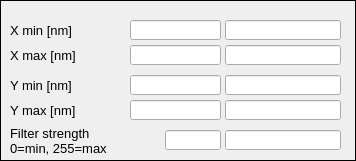
   <widget class="caFrame" name="caframe_3">
    <property name="geometry">
     <rect>
      <x>5</x>
      <y>180</y>
      <width>356</width>
      <height>161</height>
     </rect>
    </property>
    <property name="frameShape">
     <enum>QFrame::Box</enum>
    </property>
    <property name="frameShadow">
     <enum>QFrame::Plain</enum>
    </property>
    <property name="lineWidth">
     <number>1</number>
    </property>
    <property name="midLineWidth">
     <number>1</number>
    </property>
    <property name="background">
     <color>
      <red>0</red>
      <green>0</green>
      <blue>0</blue>
     </color>
    </property>
    <property name="backgroundMode">
     <enum>caFrame::Outline</enum>
    </property>
    <property name="styleSheet" stdset="0">
     <string notr="true"/>
    </property>
    <widget class="QLabel" name="label_4">
     <property name="geometry">
      <rect>
       <x>10</x>
       <y>20</y>
       <width>81</width>
       <height>21</height>
      </rect>
     </property>
     <property name="font">
      <font>
       <pointsize>10</pointsize>
      </font>
     </property>
     <property name="text">
      <string>X min [nm]</string>
     </property>
    </widget>
    <widget class="QLabel" name="label_5">
     <property name="geometry">
      <rect>
       <x>10</x>
       <y>45</y>
       <width>81</width>
       <height>21</height>
      </rect>
     </property>
     <property name="font">
      <font>
       <pointsize>10</pointsize>
      </font>
     </property>
     <property name="text">
      <string>X max [nm]</string>
     </property>
    </widget>
    <widget class="QLabel" name="label_6">
     <property name="geometry">
      <rect>
       <x>10</x>
       <y>75</y>
       <width>81</width>
       <height>21</height>
      </rect>
     </property>
     <property name="font">
      <font>
       <pointsize>10</pointsize>
      </font>
     </property>
     <property name="text">
      <string>Y min [nm]</string>
     </property>
    </widget>
    <widget class="QLabel" name="label_7">
     <property name="geometry">
      <rect>
       <x>10</x>
       <y>100</y>
       <width>81</width>
       <height>21</height>
      </rect>
     </property>
     <property name="font">
      <font>
       <pointsize>10</pointsize>
      </font>
     </property>
     <property name="text">
      <string>Y max [nm]</string>
     </property>
    </widget>
    <widget class="QLabel" name="label_11">
     <property name="geometry">
      <rect>
       <x>10</x>
       <y>125</y>
       <width>131</width>
       <height>31</height>
      </rect>
     </property>
     <property name="font">
      <font>
       <pointsize>10</pointsize>
      </font>
     </property>
     <property name="text">
      <string>Filter strength
0=min, 255=max</string>
     </property>
    </widget>
    <widget class="caLineEdit" name="calineedit_15">
     <property name="geometry">
      <rect>
       <x>225</x>
       <y>20</y>
       <width>116</width>
       <height>20</height>
      </rect>
     </property>
     <property name="font">
      <font>
       <family>Sans Serif</family>
       <pointsize>10</pointsize>
      </font>
     </property>
     <property name="alignment">
      <set>Qt::AlignCenter</set>
     </property>
     <property name="readOnly">
      <bool>true</bool>
     </property>
     <property name="channel" stdset="0">
      <string notr="true">$(BPM):ilk:limits:min_x_mon</string>
     </property>
     <property name="foreground">
      <color>
       <red>0</red>
       <green>0</green>
       <blue>0</blue>
      </color>
     </property>
     <property name="background">
      <color>
       <red>255</red>
       <green>255</green>
       <blue>255</blue>
      </color>
     </property>
     <property name="colorMode">
      <enum>caLineEdit::Static</enum>
     </property>
     <property name="frameLineWidth" stdset="0">
      <number>1</number>
     </property>
     <property name="fontScaleMode" stdset="0">
      <enum>caLineEdit::WidthAndHeight</enum>
     </property>
     <property name="unitsEnabled">
      <bool>true</bool>
     </property>
    </widget>
    <widget class="caTextEntry" name="bpmid">
     <property name="geometry">
      <rect>
       <x>130</x>
       <y>20</y>
       <width>91</width>
       <height>20</height>
      </rect>
     </property>
     <property name="font">
      <font>
       <family>FreeSans</family>
       <pointsize>10</pointsize>
      </font>
     </property>
     <property name="echoMode">
      <enum>QLineEdit::Normal</enum>
     </property>
     <property name="cursorPosition">
      <number>0</number>
     </property>
     <property name="alignment">
      <set>Qt::AlignRight|Qt::AlignTrailing|Qt::AlignVCenter</set>
     </property>
     <property name="channel" stdset="0">
      <string notr="true">$(BPM):ilk:limits:min_x_sp</string>
     </property>
     <property name="foreground">
      <color>
       <red>170</red>
       <green>0</green>
       <blue>0</blue>
      </color>
     </property>
     <property name="background">
      <color>
       <red>255</red>
       <green>255</green>
       <blue>127</blue>
      </color>
     </property>
     <property name="colorMode">
      <enum>caLineEdit::Static</enum>
     </property>
     <property name="fontScaleMode" stdset="0">
      <enum>caLineEdit::WidthAndHeight</enum>
     </property>
     <property name="styleSheet" stdset="0">
      <string notr="true">caTextEntry,caLineEdit {background-color: rgba(255, 255, 127, 255); color: rgba(170, 0, 0, 255); border-radius: 1px;} caLineEdit {border: 0px; border-style:outset; padding: 0px 0px 0px 2px; border-color: rgba(0, 0, 0, 255) rgba(0, 0, 0, 255)  rgba(0, 0, 0, 255) rgba(0, 0, 0, 255);} caTextEntry { border: 2px; padding: 0px;} caTextEntry {border-style:inset; border-color: rgba(127, 127, 63, 255) rgba(255, 255, 255, 255)  rgba(255, 255, 255, 255) rgba(127, 127, 63, 255);} caTextEntry:focus {padding: 0px; border: 2px groove rgba(255, 0, 0, 255); border-radius: 1px;} </string>
     </property>
    </widget>
    <widget class="caTextEntry" name="bpmid_2">
     <property name="geometry">
      <rect>
       <x>130</x>
       <y>45</y>
       <width>91</width>
       <height>20</height>
      </rect>
     </property>
     <property name="font">
      <font>
       <family>FreeSans</family>
       <pointsize>10</pointsize>
      </font>
     </property>
     <property name="echoMode">
      <enum>QLineEdit::Normal</enum>
     </property>
     <property name="cursorPosition">
      <number>0</number>
     </property>
     <property name="alignment">
      <set>Qt::AlignRight|Qt::AlignTrailing|Qt::AlignVCenter</set>
     </property>
     <property name="channel" stdset="0">
      <string notr="true">$(BPM):ilk:limits:max_x_sp</string>
     </property>
     <property name="foreground">
      <color>
       <red>170</red>
       <green>0</green>
       <blue>0</blue>
      </color>
     </property>
     <property name="background">
      <color>
       <red>255</red>
       <green>255</green>
       <blue>127</blue>
      </color>
     </property>
     <property name="colorMode">
      <enum>caLineEdit::Static</enum>
     </property>
     <property name="fontScaleMode" stdset="0">
      <enum>caLineEdit::WidthAndHeight</enum>
     </property>
     <property name="styleSheet" stdset="0">
      <string notr="true">caTextEntry,caLineEdit {background-color: rgba(255, 255, 127, 255); color: rgba(170, 0, 0, 255); border-radius: 1px;} caLineEdit {border: 0px; border-style:outset; padding: 0px 0px 0px 2px; border-color: rgba(0, 0, 0, 255) rgba(0, 0, 0, 255)  rgba(0, 0, 0, 255) rgba(0, 0, 0, 255);} caTextEntry { border: 2px; padding: 0px;} caTextEntry {border-style:inset; border-color: rgba(127, 127, 63, 255) rgba(255, 255, 255, 255)  rgba(255, 255, 255, 255) rgba(127, 127, 63, 255);} caTextEntry:focus {padding: 0px; border: 2px groove rgba(255, 0, 0, 255); border-radius: 1px;} </string>
     </property>
    </widget>
    <widget class="caLineEdit" name="calineedit_16">
     <property name="geometry">
      <rect>
       <x>225</x>
       <y>45</y>
       <width>116</width>
       <height>20</height>
      </rect>
     </property>
     <property name="font">
      <font>
       <family>Sans Serif</family>
       <pointsize>10</pointsize>
      </font>
     </property>
     <property name="alignment">
      <set>Qt::AlignCenter</set>
     </property>
     <property name="readOnly">
      <bool>true</bool>
     </property>
     <property name="channel" stdset="0">
      <string notr="true">$(BPM):ilk:limits:max_x_mon</string>
     </property>
     <property name="foreground">
      <color>
       <red>0</red>
       <green>0</green>
       <blue>0</blue>
      </color>
     </property>
     <property name="background">
      <color>
       <red>255</red>
       <green>255</green>
       <blue>255</blue>
      </color>
     </property>
     <property name="colorMode">
      <enum>caLineEdit::Static</enum>
     </property>
     <property name="frameLineWidth" stdset="0">
      <number>1</number>
     </property>
     <property name="fontScaleMode" stdset="0">
      <enum>caLineEdit::WidthAndHeight</enum>
     </property>
     <property name="unitsEnabled">
      <bool>true</bool>
     </property>
    </widget>
    <widget class="caLineEdit" name="calineedit_18">
     <property name="geometry">
      <rect>
       <x>225</x>
       <y>100</y>
       <width>116</width>
       <height>20</height>
      </rect>
     </property>
     <property name="font">
      <font>
       <family>Sans Serif</family>
       <pointsize>10</pointsize>
      </font>
     </property>
     <property name="alignment">
      <set>Qt::AlignCenter</set>
     </property>
     <property name="readOnly">
      <bool>true</bool>
     </property>
     <property name="channel" stdset="0">
      <string notr="true">$(BPM):ilk:limits:max_y_mon</string>
     </property>
     <property name="foreground">
      <color>
       <red>0</red>
       <green>0</green>
       <blue>0</blue>
      </color>
     </property>
     <property name="background">
      <color>
       <red>255</red>
       <green>255</green>
       <blue>255</blue>
      </color>
     </property>
     <property name="colorMode">
      <enum>caLineEdit::Static</enum>
     </property>
     <property name="frameLineWidth" stdset="0">
      <number>1</number>
     </property>
     <property name="fontScaleMode" stdset="0">
      <enum>caLineEdit::WidthAndHeight</enum>
     </property>
     <property name="unitsEnabled">
      <bool>true</bool>
     </property>
    </widget>
    <widget class="caLineEdit" name="calineedit_17">
     <property name="geometry">
      <rect>
       <x>225</x>
       <y>75</y>
       <width>116</width>
       <height>20</height>
      </rect>
     </property>
     <property name="font">
      <font>
       <family>Sans Serif</family>
       <pointsize>10</pointsize>
      </font>
     </property>
     <property name="alignment">
      <set>Qt::AlignCenter</set>
     </property>
     <property name="readOnly">
      <bool>true</bool>
     </property>
     <property name="channel" stdset="0">
      <string notr="true">$(BPM):ilk:limits:min_y_mon</string>
     </property>
     <property name="foreground">
      <color>
       <red>0</red>
       <green>0</green>
       <blue>0</blue>
      </color>
     </property>
     <property name="background">
      <color>
       <red>255</red>
       <green>255</green>
       <blue>255</blue>
      </color>
     </property>
     <property name="colorMode">
      <enum>caLineEdit::Static</enum>
     </property>
     <property name="frameLineWidth" stdset="0">
      <number>1</number>
     </property>
     <property name="fontScaleMode" stdset="0">
      <enum>caLineEdit::WidthAndHeight</enum>
     </property>
     <property name="unitsEnabled">
      <bool>true</bool>
     </property>
    </widget>
    <widget class="caTextEntry" name="bpmid_3">
     <property name="geometry">
      <rect>
       <x>130</x>
       <y>100</y>
       <width>91</width>
       <height>20</height>
      </rect>
     </property>
     <property name="font">
      <font>
       <family>FreeSans</family>
       <pointsize>10</pointsize>
      </font>
     </property>
     <property name="echoMode">
      <enum>QLineEdit::Normal</enum>
     </property>
     <property name="cursorPosition">
      <number>0</number>
     </property>
     <property name="alignment">
      <set>Qt::AlignRight|Qt::AlignTrailing|Qt::AlignVCenter</set>
     </property>
     <property name="channel" stdset="0">
      <string notr="true">$(BPM):ilk:limits:max_y_sp</string>
     </property>
     <property name="foreground">
      <color>
       <red>170</red>
       <green>0</green>
       <blue>0</blue>
      </color>
     </property>
     <property name="background">
      <color>
       <red>255</red>
       <green>255</green>
       <blue>127</blue>
      </color>
     </property>
     <property name="colorMode">
      <enum>caLineEdit::Static</enum>
     </property>
     <property name="fontScaleMode" stdset="0">
      <enum>caLineEdit::WidthAndHeight</enum>
     </property>
     <property name="styleSheet" stdset="0">
      <string notr="true">caTextEntry,caLineEdit {background-color: rgba(255, 255, 127, 255); color: rgba(170, 0, 0, 255); border-radius: 1px;} caLineEdit {border: 0px; border-style:outset; padding: 0px 0px 0px 2px; border-color: rgba(0, 0, 0, 255) rgba(0, 0, 0, 255)  rgba(0, 0, 0, 255) rgba(0, 0, 0, 255);} caTextEntry { border: 2px; padding: 0px;} caTextEntry {border-style:inset; border-color: rgba(127, 127, 63, 255) rgba(255, 255, 255, 255)  rgba(255, 255, 255, 255) rgba(127, 127, 63, 255);} caTextEntry:focus {padding: 0px; border: 2px groove rgba(255, 0, 0, 255); border-radius: 1px;} </string>
     </property>
    </widget>
    <widget class="caTextEntry" name="bpmid_4">
     <property name="geometry">
      <rect>
       <x>130</x>
       <y>75</y>
       <width>91</width>
       <height>20</height>
      </rect>
     </property>
     <property name="font">
      <font>
       <family>FreeSans</family>
       <pointsize>10</pointsize>
      </font>
     </property>
     <property name="echoMode">
      <enum>QLineEdit::Normal</enum>
     </property>
     <property name="cursorPosition">
      <number>0</number>
     </property>
     <property name="alignment">
      <set>Qt::AlignRight|Qt::AlignTrailing|Qt::AlignVCenter</set>
     </property>
     <property name="channel" stdset="0">
      <string notr="true">$(BPM):ilk:limits:min_y_sp</string>
     </property>
     <property name="foreground">
      <color>
       <red>170</red>
       <green>0</green>
       <blue>0</blue>
      </color>
     </property>
     <property name="background">
      <color>
       <red>255</red>
       <green>255</green>
       <blue>127</blue>
      </color>
     </property>
     <property name="colorMode">
      <enum>caLineEdit::Static</enum>
     </property>
     <property name="fontScaleMode" stdset="0">
      <enum>caLineEdit::WidthAndHeight</enum>
     </property>
     <property name="styleSheet" stdset="0">
      <string notr="true">caTextEntry,caLineEdit {background-color: rgba(255, 255, 127, 255); color: rgba(170, 0, 0, 255); border-radius: 1px;} caLineEdit {border: 0px; border-style:outset; padding: 0px 0px 0px 2px; border-color: rgba(0, 0, 0, 255) rgba(0, 0, 0, 255)  rgba(0, 0, 0, 255) rgba(0, 0, 0, 255);} caTextEntry { border: 2px; padding: 0px;} caTextEntry {border-style:inset; border-color: rgba(127, 127, 63, 255) rgba(255, 255, 255, 255)  rgba(255, 255, 255, 255) rgba(127, 127, 63, 255);} caTextEntry:focus {padding: 0px; border: 2px groove rgba(255, 0, 0, 255); border-radius: 1px;} </string>
     </property>
    </widget>
    <widget class="caTextEntry" name="bpmid_5">
     <property name="geometry">
      <rect>
       <x>165</x>
       <y>130</y>
       <width>56</width>
       <height>20</height>
      </rect>
     </property>
     <property name="font">
      <font>
       <family>FreeSans</family>
       <pointsize>10</pointsize>
      </font>
     </property>
     <property name="echoMode">
      <enum>QLineEdit::Normal</enum>
     </property>
     <property name="cursorPosition">
      <number>0</number>
     </property>
     <property name="alignment">
      <set>Qt::AlignRight|Qt::AlignTrailing|Qt::AlignVCenter</set>
     </property>
     <property name="channel" stdset="0">
      <string notr="true">$(BPM):ilk:filter:position_sp</string>
     </property>
     <property name="foreground">
      <color>
       <red>170</red>
       <green>0</green>
       <blue>0</blue>
      </color>
     </property>
     <property name="background">
      <color>
       <red>255</red>
       <green>255</green>
       <blue>127</blue>
      </color>
     </property>
     <property name="colorMode">
      <enum>caLineEdit::Static</enum>
     </property>
     <property name="fontScaleMode" stdset="0">
      <enum>caLineEdit::WidthAndHeight</enum>
     </property>
     <property name="styleSheet" stdset="0">
      <string notr="true">caTextEntry,caLineEdit {background-color: rgba(255, 255, 127, 255); color: rgba(170, 0, 0, 255); border-radius: 1px;} caLineEdit {border: 0px; border-style:outset; padding: 0px 0px 0px 2px; border-color: rgba(0, 0, 0, 255) rgba(0, 0, 0, 255)  rgba(0, 0, 0, 255) rgba(0, 0, 0, 255);} caTextEntry { border: 2px; padding: 0px;} caTextEntry {border-style:inset; border-color: rgba(127, 127, 63, 255) rgba(255, 255, 255, 255)  rgba(255, 255, 255, 255) rgba(127, 127, 63, 255);} caTextEntry:focus {padding: 0px; border: 2px groove rgba(255, 0, 0, 255); border-radius: 1px;} </string>
     </property>
    </widget>
    <widget class="caLineEdit" name="calineedit_20">
     <property name="geometry">
      <rect>
       <x>225</x>
       <y>130</y>
       <width>116</width>
       <height>20</height>
      </rect>
     </property>
     <property name="font">
      <font>
       <family>Sans Serif</family>
       <pointsize>10</pointsize>
      </font>
     </property>
     <property name="alignment">
      <set>Qt::AlignCenter</set>
     </property>
     <property name="readOnly">
      <bool>true</bool>
     </property>
     <property name="channel" stdset="0">
      <string notr="true">$(BPM):ilk:filter:position_mon</string>
     </property>
     <property name="foreground">
      <color>
       <red>0</red>
       <green>0</green>
       <blue>0</blue>
      </color>
     </property>
     <property name="background">
      <color>
       <red>255</red>
       <green>255</green>
       <blue>255</blue>
      </color>
     </property>
     <property name="colorMode">
      <enum>caLineEdit::Static</enum>
     </property>
     <property name="frameLineWidth" stdset="0">
      <number>1</number>
     </property>
     <property name="fontScaleMode" stdset="0">
      <enum>caLineEdit::WidthAndHeight</enum>
     </property>
     <property name="unitsEnabled">
      <bool>true</bool>
     </property>
    </widget>
   </widget>
